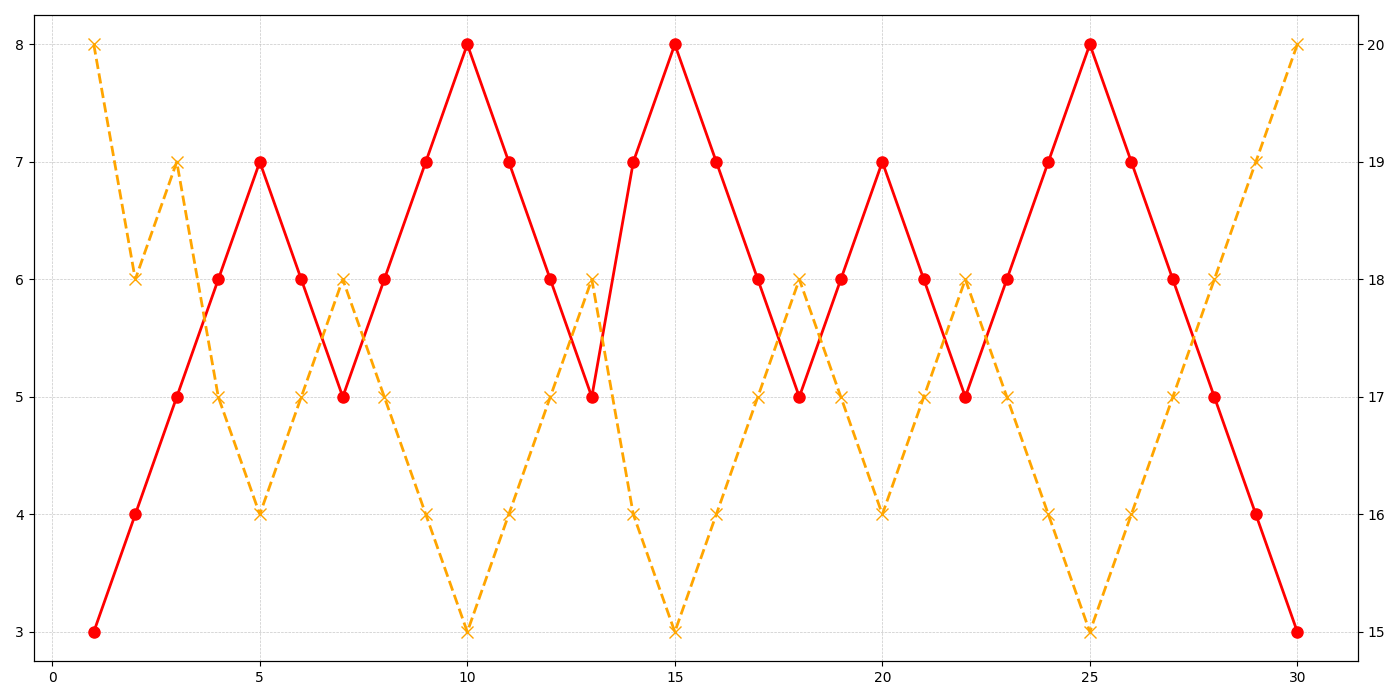

Python code for this plot:
import matplotlib.pyplot as plt
import numpy as np

days = np.arange(1, 31)
exercise_intensity = np.array([
    3, 4, 5, 6, 7, 6, 5, 6, 7, 8, 7, 6, 5, 7, 8, 7, 6, 5, 6, 7, 6, 5, 6, 7, 
    8, 7, 6, 5, 4, 3
])
heart_rate_recovery = np.array([
    20, 18, 19, 17, 16, 17, 18, 17, 16, 15, 16, 17, 18, 16, 15, 16, 17, 18, 
    17, 16, 17, 18, 17, 16, 15, 16, 17, 18, 19, 20
])

fig, ax = plt.subplots(figsize=(14, 7))

ax.plot(days, exercise_intensity, color='red', marker='o', linewidth=2, markersize=8)
ax2 = ax.twinx()
ax2.plot(days, heart_rate_recovery, color='orange', marker='x', linestyle='--', linewidth=2, markersize=8)

ax.grid(visible=True, linestyle='--', linewidth=0.5, alpha=0.7)

plt.tight_layout()
plt.show()
